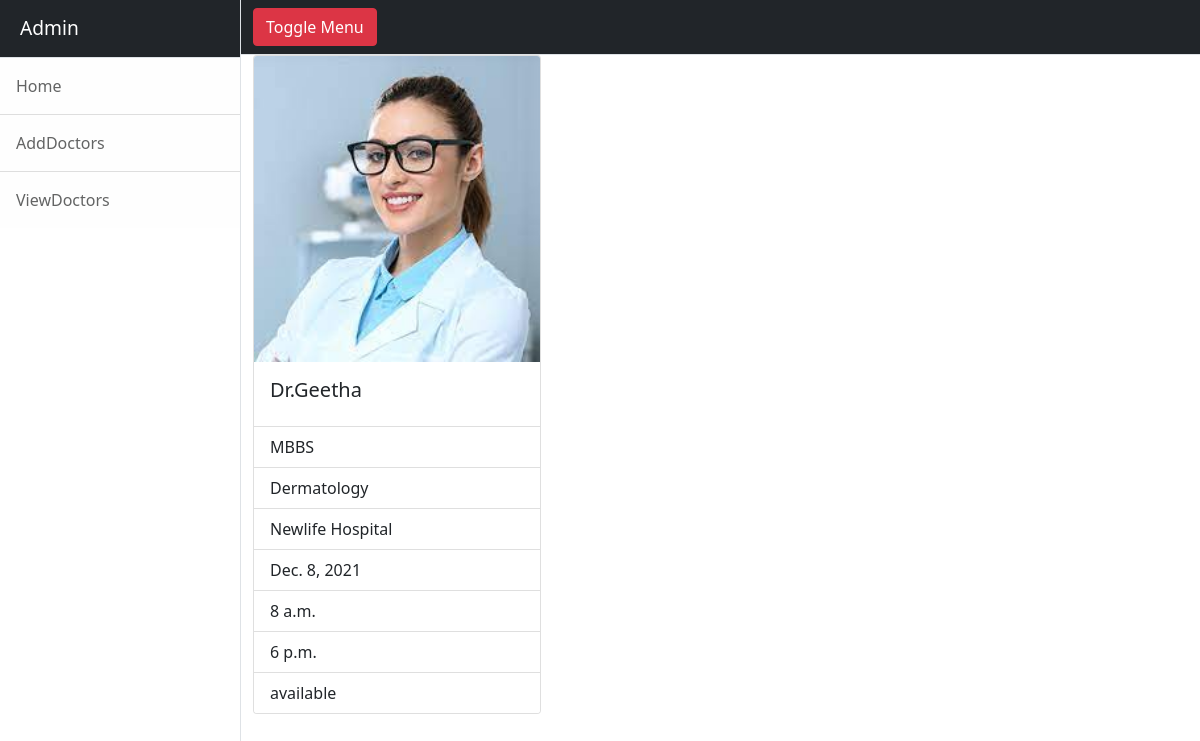
Screenshot of /doctor/doctors/detail/1 with the database file from the repository.
### doctor/models.py (models this page shows)
class Doctors(models.Model):
    doctor_name=models.CharField(max_length=120)
    doctor_info=models.CharField(max_length=50)
    specialization=models.CharField(max_length=100)
    image=models.ImageField(upload_to="images")
    hospital_name=models.CharField(max_length=100)
    date=models.DateField()
    start_time=models.TimeField()
    end_time=models.TimeField()
    availability=models.CharField(max_length=50)

### doctor/views.py (the view)
# urls.py: path('doctors/detail/<int:id>',views.doctor_detail,name="doctordetails"),
def doctor_detail(request,id):
    doctor=Doctors.objects.get(id=id)
    context={}
    context["doctor"]=doctor
    return render(request,"doctor_detail.html",context)

### doctor/templates/doctor_detail.html
<!DOCTYPE html>
{%extends 'base.html' %}
{%block body_block%}
<div class="card" style="width: 18rem;">
  <img src="{{doctor.image.url}}" class="card-img-top" alt="...">
  <div class="card-body">
    <h5 class="card-title">{{doctor.doctor_name}}</h5>
  </div>
  <ul class="list-group list-group-flush">
    <li class="list-group-item">{{doctor.doctor_info}}</li>
    <li class="list-group-item">{{doctor.specialization}}</li>
    <li class="list-group-item">{{doctor.hospital_name}}</li>
    <li class="list-group-item">{{doctor.date}}</li>
    <li class="list-group-item">{{doctor.start_time}}</li>
    <li class="list-group-item">{{doctor.end_time}}</li>
    <li class="list-group-item">{{doctor.availability}}</li>
  </ul>
</div>
{%endblock%}

### rows the page displays
Doctors: image (picture), doctor_name "Dr.Geetha", doctor_info "MBBS", specialization "Dermatology", hospital_name "Newlife Hospital", date "Dec. 8, 2021", start_time "8 a.m.", end_time "6 p.m.", availability "available"
